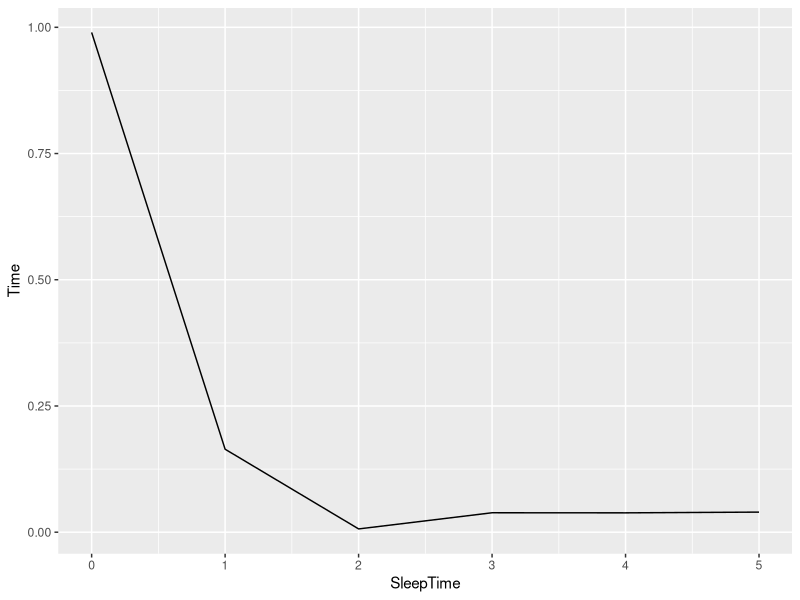
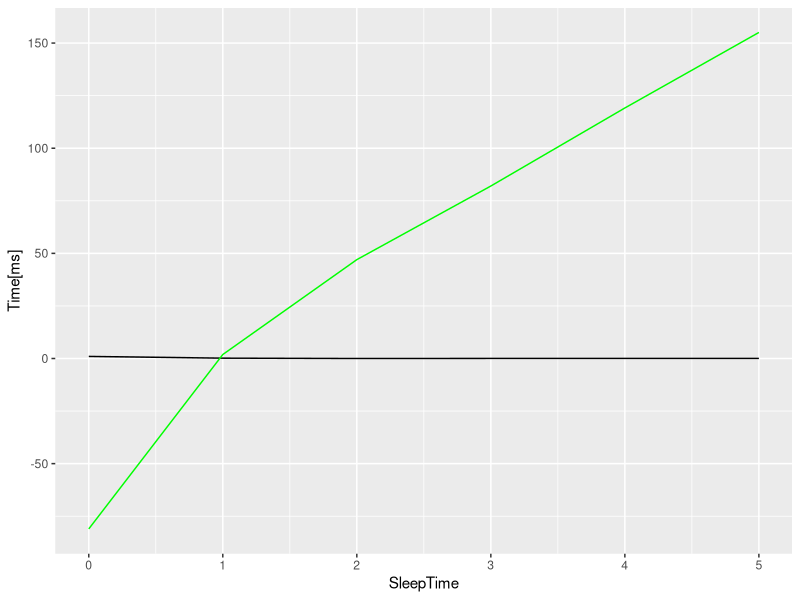
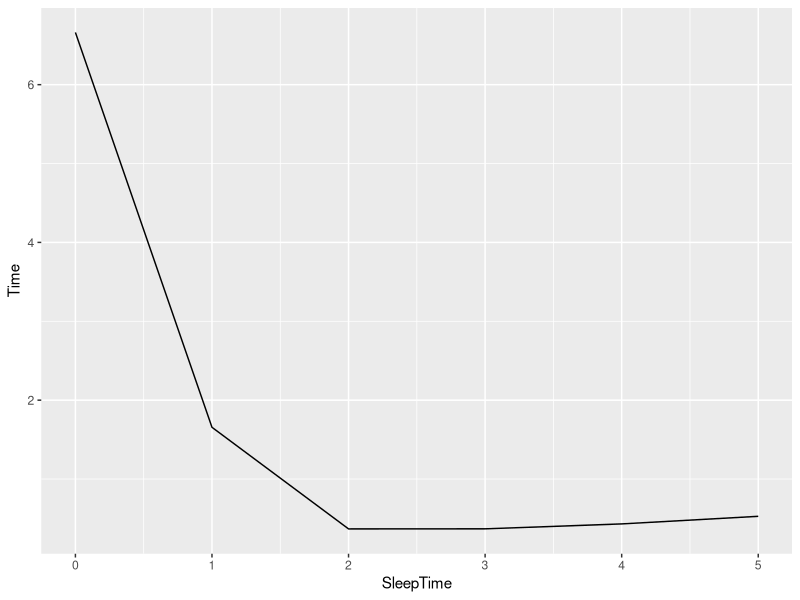
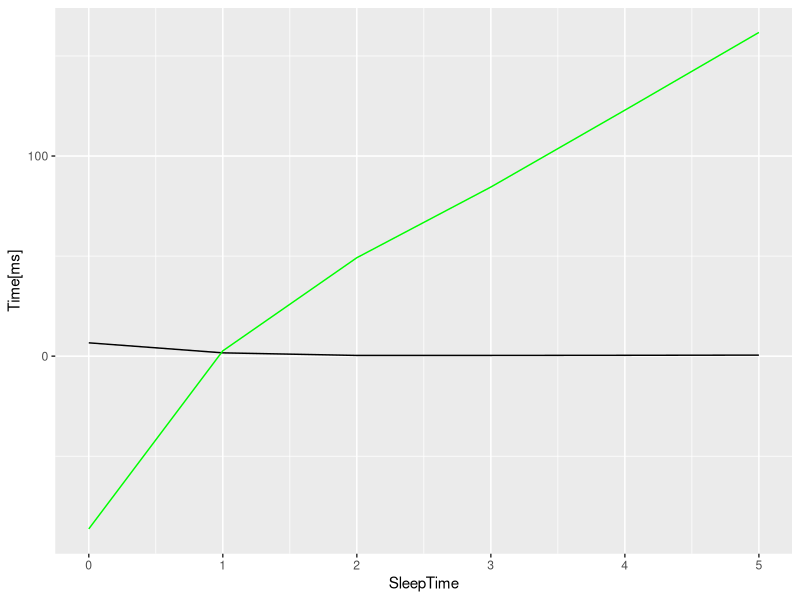
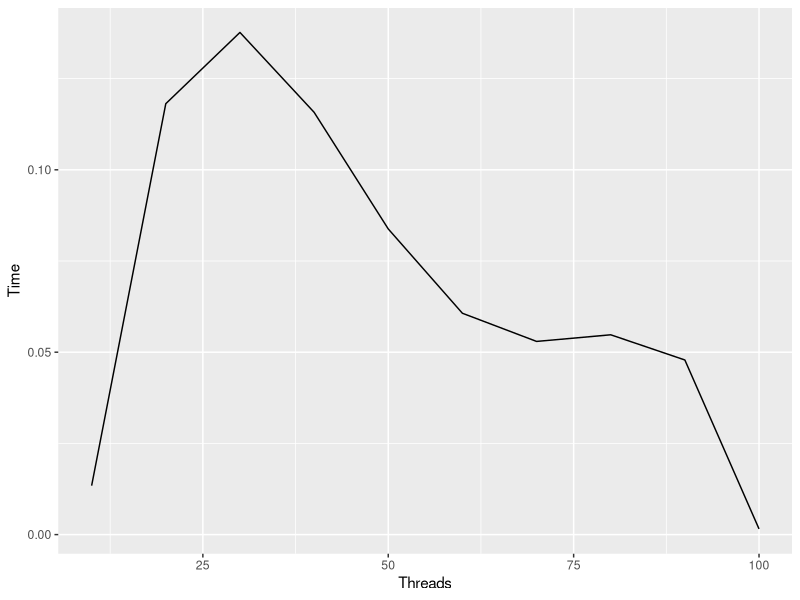
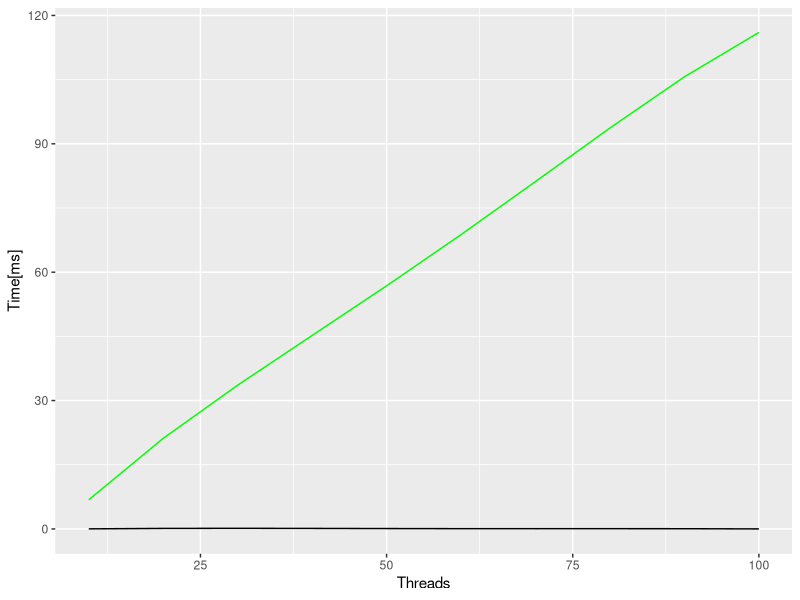
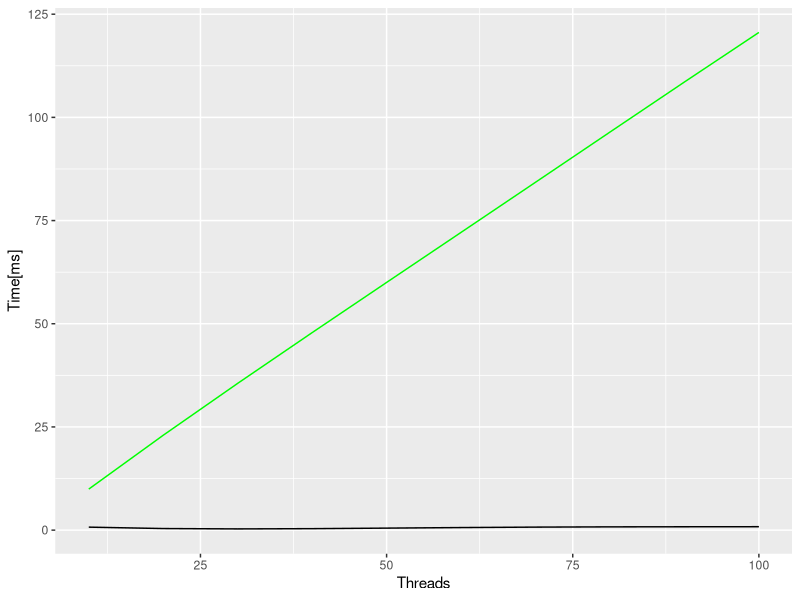

These charts were generated, in order, by the following R code:
library(ggplot2)

producerAO = read.csv("acProd0.csv")
consumerAO = read.csv("acCons0.csv")

producerAsync = read.csv("AsyncProd0.csv")
consumerAsync = read.csv("AsyncCons0.csv")

#Time SleepTime
avg_producerAOTimeSleepTime= aggregate( Time ~SleepTime, data=producerAO, FUN=mean)
avg_consumerAOTimeSleepTime= aggregate( Time ~SleepTime, data=consumerAO, FUN=mean)
avg_producerAsyncTimeSleepTime= aggregate( Time ~SleepTime, data=producerAsync, FUN=mean)
avg_consumerAsyncTimeSleepTime= aggregate( Time ~SleepTime, data=consumerAsync, FUN=mean)


fit_ProdAO = lm(Time ~ poly(SleepTime, 4, raw = TRUE), data=avg_producerAOTimeSleepTime)
newdata_ProdAO= data.frame(SleepTime = seq(0,5, 1))
newdata_ProdAO$Time = predict(fit_ProdAO, newdata_ProdAO)

fit_ProdAS = lm(Time ~ poly(SleepTime, 4, raw = TRUE), data=avg_producerAsyncTimeSleepTime)
newdata_ProdAS= data.frame(SleepTime = seq(0,5, 1))
newdata_ProdAS$Time = predict(fit_ProdAS, newdata_ProdAS)

plotProd = ggplot(newdata_ProdAO, aes(x=SleepTime, y=Time),  colour="black" )+
  geom_line()
plotProd
plotProd2 = plotProd   + 
  geom_line(data=newdata_ProdAS, aes(SleepTime, Time), colour="green") + 
  xlab("SleepTime")+ ylab("Time[ms]")
plotProd2

fit_ConsAO = lm(Time ~ poly(SleepTime, 4, raw = TRUE), data=avg_consumerAOTimeSleepTime)
newdata_ConsAO= data.frame(SleepTime = seq(0,5, 1))
newdata_ConsAO$Time = predict(fit_ConsAO, newdata_ConsAO)

fit_ConsAS = lm(Time ~ poly(SleepTime, 4, raw = TRUE), data=avg_consumerAsyncTimeSleepTime)
newdata_ConsAS= data.frame(SleepTime =  seq(0,5, 1))
newdata_ConsAS$Time = predict(fit_ConsAS, newdata_ConsAS)

plotCons = ggplot(newdata_ConsAO, aes(x=SleepTime, y=Time),  colour="black" )+
  geom_line()
plotCons
plotCons2 = plotCons   + 
  geom_line(data=newdata_ConsAS, aes(SleepTime, Time), colour="green")+
  xlab("SleepTime")+ ylab("Time[ms]")
plotCons2


# Time Threads
avg_producerAOTimeThreads= aggregate( Time ~Threads, data=producerAO, FUN=mean)
avg_consumerAOTimeThreads= aggregate( Time ~Threads, data=consumerAO, FUN=mean)
avg_producerAsyncTimeThreads= aggregate( Time ~Threads, data=producerAsync, FUN=mean)
avg_consumerAsyncTimeThreads= aggregate( Time ~Threads, data=consumerAsync, FUN=mean)

fit_ProdAO = lm(Time ~ poly(Threads, 4, raw = TRUE), data=avg_producerAOTimeThreads)
newdata_ProdAO= data.frame(Threads = seq(10,100, 10))
newdata_ProdAO$Time = predict(fit_ProdAO, newdata_ProdAO)

fit_ProdAS = lm(Time ~ poly(Threads, 4, raw = TRUE), data=avg_producerAsyncTimeThreads)
newdata_ProdAS= data.frame(Threads = seq(10,100, 10))
newdata_ProdAS$Time = predict(fit_ProdAS, newdata_ProdAS)

plotProd = ggplot(newdata_ProdAO, aes(x=Threads, y=Time),  colour="black" )+
  geom_line()
plotProd
plotProd2 = plotProd   + 
  geom_line(data=newdata_ProdAS, aes(Threads, Time), colour="green") + 
  xlab("Threads")+ ylab("Time[ms]")
plotProd2

fit_ConsAO = lm(Time ~ poly(Threads, 4, raw = TRUE), data=avg_consumerAOTimeThreads)
newdata_ConsAO= data.frame(Threads = seq(10,100, 10))
newdata_ConsAO$Time = predict(fit_ConsAO, newdata_ConsAO)

fit_ConsAS = lm(Time ~ poly(Threads, 4, raw = TRUE), data=avg_consumerAsyncTimeThreads)
newdata_ConsAS= data.frame(Threads = seq(10,100, 10))
newdata_ConsAS$Time = predict(fit_ConsAS, newdata_ConsAS)

plotCons = ggplot(newdata_ConsAO, aes(x=Threads, y=Time),  colour="black" )+
  geom_line()
plotCons2 = plotCons   + 
  geom_line(data=newdata_ConsAS, aes(Threads, Time), colour="green")+
  xlab("Threads")+ ylab("Time[ms]")
plotCons2

